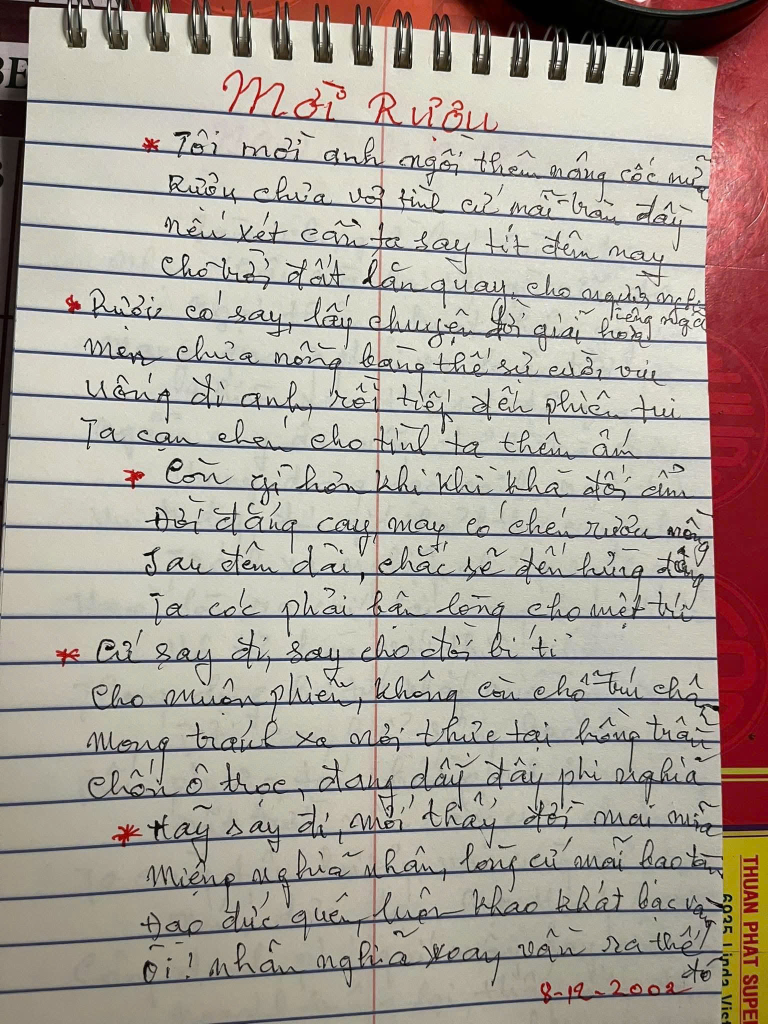
#> input picture data/samples/tho04.jpg, 1536 x 2048 px (shown at 1/2 size)
$ python -i a1_vision.py   (imports and definitions only)
#> lines starting #> are read from the running program, lines starting #| are printed output that depends on the picture; after the words box and inside, x2 and y2 are one past the last pixel; in counts of white or black regions, pixels touching at a corner belong together
"""a1_vision.py - Tác nhân A1: tiền xử lý ảnh (M1) + đọc chữ viết tay (M2)."""
import json
import os
from pathlib import Path

import cv2
import numpy as np
from dotenv import load_dotenv
from google import genai
from google.genai import types
import hashlib

from google.genai import errors as genai_errors
from tenacity import retry, retry_if_exception, stop_after_attempt, wait_exponential
from schemas import Job, Status

# [1 line not run here, left out]
MODEL = os.getenv("GEMINI_MODEL", "gemini-3.5-flash-lite")

PROMPT = """Bạn là chuyên gia đọc chữ viết tay tiếng Việt. Ảnh là một bài thơ viết tay.
Hãy chép lại nội dung ảnh thành văn bản, tuân thủ nghiêm ngặt:
1. Giữ NGUYÊN cách xuống dòng như bản gốc, mỗi dòng thơ một dòng. Không gộp câu.
2. Giữa hai khổ thơ (nếu có) để một dòng trống.
3. Giữ đúng dấu thanh tiếng Việt. KHÔNG sửa lỗi chính tả, KHÔNG sáng tác, KHÔNG thêm bớt chữ.
4. Chữ nào không đọc chắc chắn thì viết đúng phần đọc được và đánh dấu [?] ngay sau chữ đó, không đoán bừa.
5. Nếu có tiêu đề, tách riêng ra trường "title"; nếu không có thì để chuỗi rỗng.

Chỉ trả về JSON đúng dạng:
{"title": "...", "text": "các dòng thơ, ngăn cách bằng \\n", "uncertain_words": ["..."]}
"""


# ---------------- M1: tiền xử lý ảnh ----------------
def _read(path: str) -> np.ndarray:
    """Đọc ảnh an toàn với đường dẫn có dấu/khoảng trắng trên Windows."""
#> called with path = '../data/samples/tho04.jpg'
    data = np.fromfile(path, dtype=np.uint8)
    img = cv2.imdecode(data, cv2.IMREAD_COLOR)
#> img is the input picture: shape (2048, 1536, 3); mean B, G, R 152.9, 162.3, 171.6
    if img is None:
        raise ValueError(f"Không đọc được ảnh: {path}")
    return img


def _write(path: str, img: np.ndarray) -> None:
    ok, buf = cv2.imencode(".png", img)
    if not ok:
        raise ValueError("Không ghi được ảnh")
    buf.tofile(path)


def _estimate_skew(gray: np.ndarray) -> float:
    """Ước lượng góc nghiêng (độ) bằng cách tìm góc làm các dòng chữ 'thẳng' nhất."""
    small = cv2.resize(gray, None, fx=0.25, fy=0.25) if max(gray.shape) > 1500 else gray
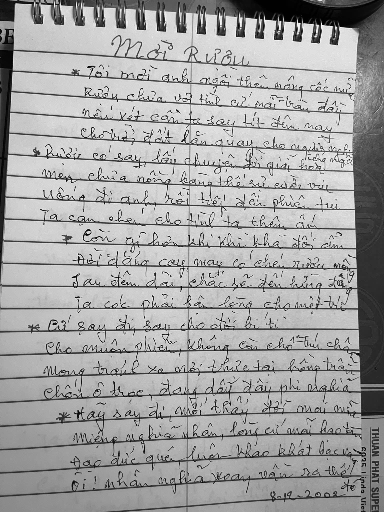
#> small: shape (512, 384); min 0, max 254, mean 164.3
    inv = cv2.threshold(small, 0, 255, cv2.THRESH_BINARY_INV + cv2.THRESH_OTSU)[1]
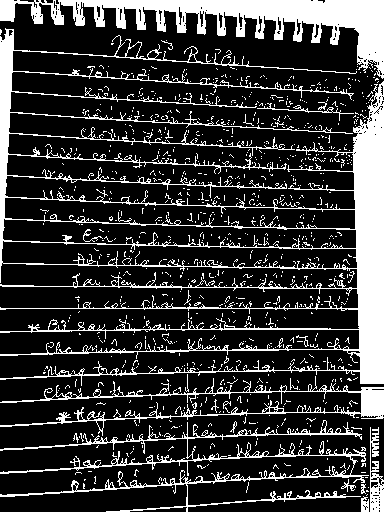
#> inv: shape (512, 384); 21.4% white; 893 white regions (869 under 20 px), largest, box (x1, y1, x2, y2) and area: (0, 28, 384, 386) 21322, (0, 0, 384, 79) 9110, (0, 420, 369, 512) 4198
    h, w = inv.shape
#> h = 512; w = 384
    best_angle, best_score = 0.0, -1.0
    for angle in np.arange(-8, 8.5, 0.5):
        m = cv2.getRotationMatrix2D((w / 2, h / 2), float(angle), 1.0)
        rotated = cv2.warpAffine(inv, m, (w, h))
        score = float(np.var(rotated.sum(axis=1)))
        if score > best_score:
            best_angle, best_score = float(angle), score
#> this loop made 33 passes
#> (score, best_angle, best_score) on passes 1 to 12: (37320866.4, -8, 37320866.4), (39733322.3, -7.5, 39733322.3), (42431836.7, -7, 42431836.7), (46191026, -6.5, 46191026), (51554618.8, -6, 51554618.8), (59304688.8, -5.5, 59304688.8), (69548809.1, -5, 69548809.1), (82851783.4, -4.5, 82851783.4), (100528501.6, -4, 100528501.6), (113207232.2, -3.5, 113207232.2), (121585037.1, -3, 121585037.1), (130622445, -2.5, 130622445)
#> score on passes 18 to 23: 193650188.1, 186285822.1, 178847389.1, 173958902.2, 171126998.4, 169452960.7
#> pass 1, in _estimate_skew, `rotated = cv2.warpAffine(inv, m, (w, h))`:
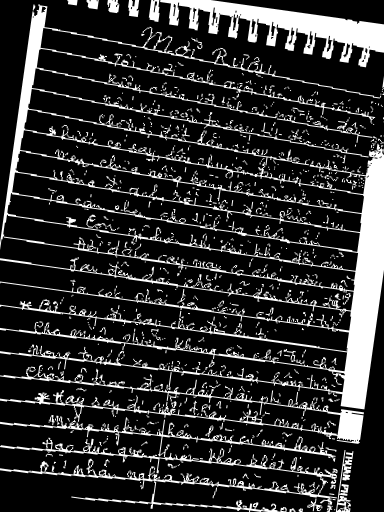
#> rotated: shape (512, 384); min 0, max 255, mean 47.5
#> pass 2, in _estimate_skew, `rotated = cv2.warpAffine(inv, m, (w, h))`:
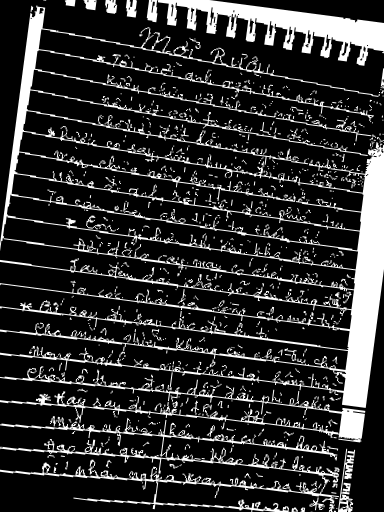
#> rotated: shape (512, 384); min 0, max 255, mean 47.8
#> pass 3, in _estimate_skew, `rotated = cv2.warpAffine(inv, m, (w, h))`:
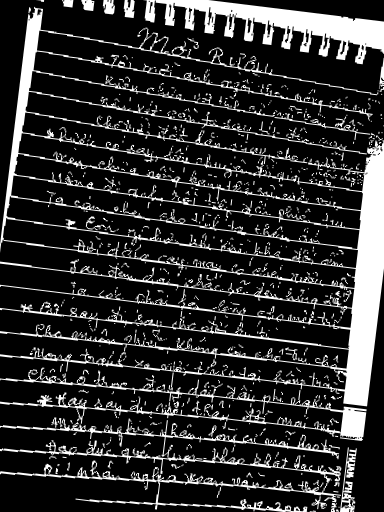
#> rotated: shape (512, 384); min 0, max 255, mean 48.1
#> after the loop, best_angle = 0; best_score = 207797870.9
    return best_angle


def preprocess(image_path: str, out_dir: str = "outputs") -> str:
    """Xám -> xoay thẳng -> giảm nhiễu -> tăng tương phản (CLAHE) -> cắt lề."""
    img = _read(image_path)
    gray = cv2.cvtColor(img, cv2.COLOR_BGR2GRAY)

    # 1) Xoay thẳng (chỉ xoay khi nghiêng đáng kể)
    angle = _estimate_skew(gray)
#> angle = 0
    if abs(angle) >= 1.0:
        h, w = gray.shape
        m = cv2.getRotationMatrix2D((w / 2, h / 2), angle, 1.0)
        gray = cv2.warpAffine(gray, m, (w, h), flags=cv2.INTER_CUBIC,
                              borderMode=cv2.BORDER_REPLICATE)

    # 2) Giảm nhiễu nhẹ
    gray = cv2.fastNlMeansDenoising(gray, None, h=8)

    # 3) Tăng tương phản cục bộ (không nhị phân hóa để giữ nét mảnh và dấu thanh)
    gray = cv2.createCLAHE(clipLimit=2.0, tileGridSize=(8, 8)).apply(gray)
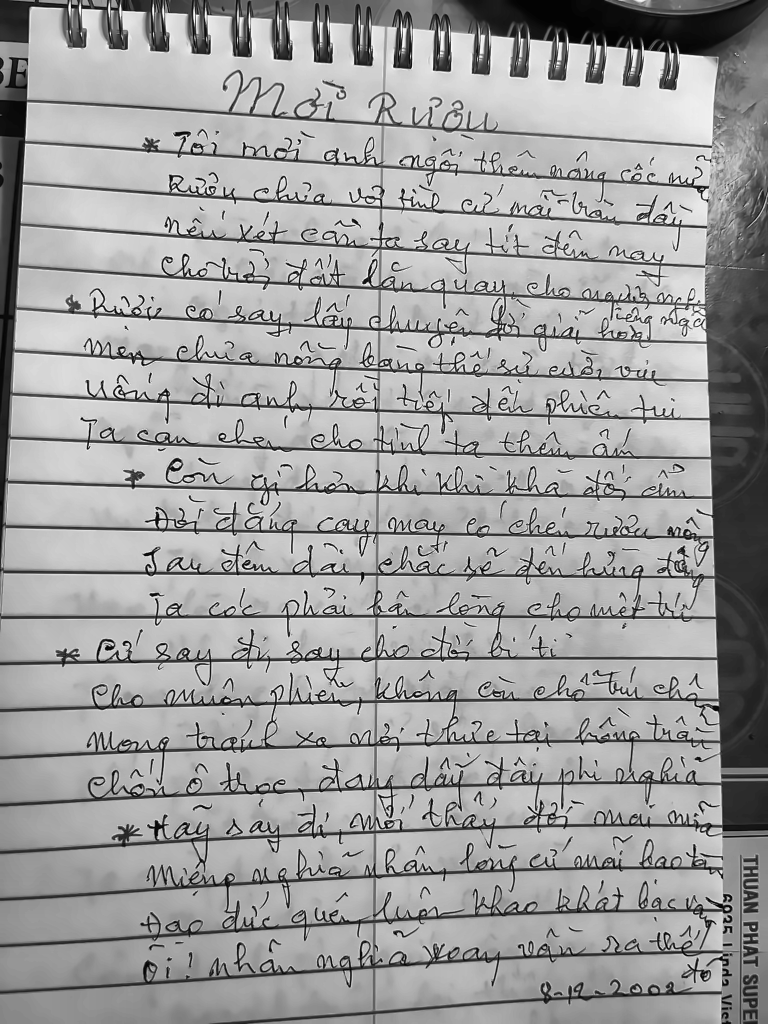
#> gray: shape (2048, 1536) (shown at 1/2 size); min 0, max 255, mean 159.2

    # 4) Cắt lề dựa trên vùng có chữ
    inv = cv2.threshold(gray, 0, 255, cv2.THRESH_BINARY_INV + cv2.THRESH_OTSU)[1]
#> inv: shape (2048, 1536); 21.8% white; 445 white regions (177 under 20 px), largest, box (x1, y1, x2, y2) and area: (0, 114, 1536, 1571) 393216, (858, 0, 1536, 199) 76772, (0, 1668, 1479, 2048) 70657
    inv = cv2.morphologyEx(inv, cv2.MORPH_OPEN, np.ones((3, 3), np.uint8))
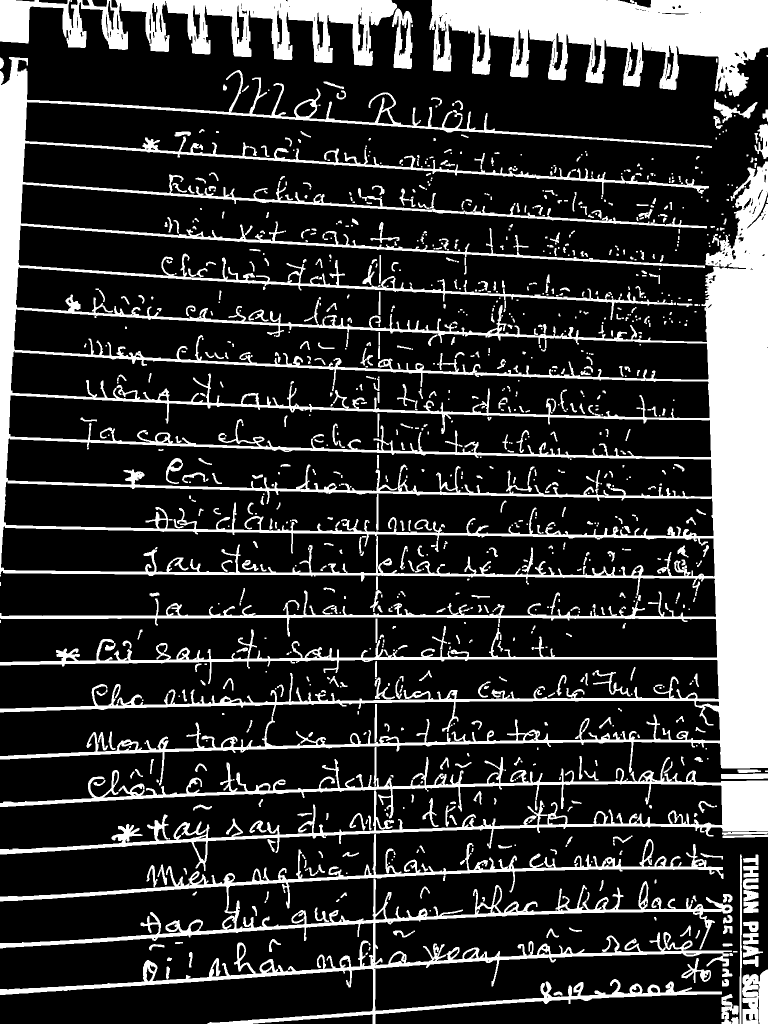
#> inv: shape (2048, 1536) (shown at 1/2 size); 20.7% white; 1079 white regions (393 under 20 px), largest, box (x1, y1, x2, y2) and area: (0, 114, 1536, 1571) 341891, (859, 0, 1536, 194) 75935, (0, 1668, 1465, 2048) 67056
    ys, xs = np.where(inv > 0)
    if len(xs) > 500:
        pad = 30
        h, w = gray.shape
#> h = 2048; w = 1536
        x0, x1 = max(xs.min() - pad, 0), min(xs.max() + pad, w)
#> x0 = 0; x1 = 1536
        y0, y1 = max(ys.min() - pad, 0), min(ys.max() + pad, h)
#> y0 = 0; y1 = 2048
        gray = gray[y0:y1, x0:x1]

    Path(out_dir).mkdir(parents=True, exist_ok=True)
    out_path = str(Path(out_dir) / f"{Path(image_path).stem}_clean.png")
    _write(out_path, gray)
    return out_path


# ---------------- M2: OCR bằng Gemini (có cache, không retry 429) ----------------
CACHE_DIR = Path("cache/ocr")


class QuotaExceeded(Exception):
    """Hết hạn mức API: thử lại cũng vô ích, dừng ngay để khỏi tốn thêm lượt."""


# [77 lines left out: functions _is_transient, _cache_path, _call_gemini, ocr, run, not called in this run]

>>> result = preprocess('../data/samples/tho04.jpg')

$ run again, on data/samples/tho05.jpg
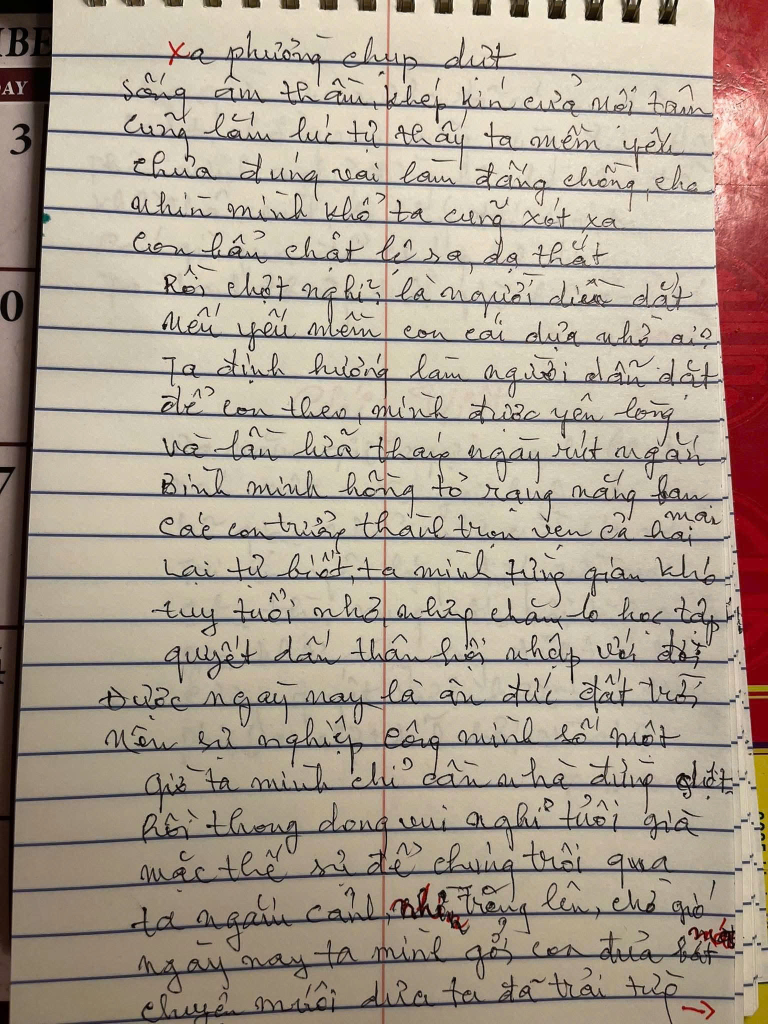
#> input picture data/samples/tho05.jpg, 1536 x 2048 px (shown at 1/2 size)
#> in _read, img is the input picture: shape (2048, 1536, 3); mean B, G, R 144.1, 159.1, 172.4
#> the loop in _estimate_skew, `for angle in np.arange(-8, 8.5, 0.5):` made 33 passes
#> (score, best_angle, best_score) on passes 1 to 8: (12574925.3, -8, 12574925.3), (13595850.1, -7.5, 13595850.1), (14682443.7, -7, 14682443.7), (15850658.4, -6.5, 15850658.4), (17281637.2, -6, 17281637.2), (19025868.9, -5.5, 19025868.9), (21673905.8, -5, 21673905.8), (27606102.3, -4.5, 27606102.3)
#> pass 1, in _estimate_skew, `rotated = cv2.warpAffine(inv, m, (w, h))`:
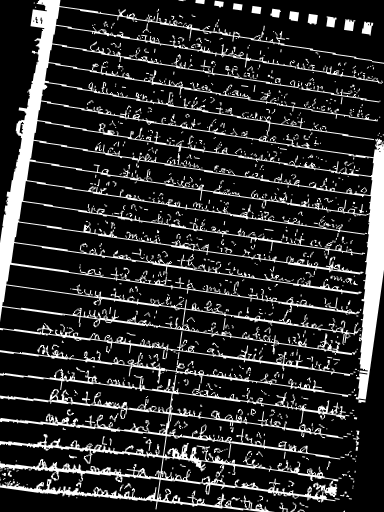
#> rotated: shape (512, 384); min 0, max 255, mean 42.7
#> after the loop in _estimate_skew, `for angle in np.arange(-8, 8.5, 0.5):`: best_angle = 0; best_score = 130098923.5
#> angle = 0
#> in preprocess, `inv = cv2.morphologyEx(inv, cv2.MORPH_OPEN, np.ones((3, 3), np.uint8))`:
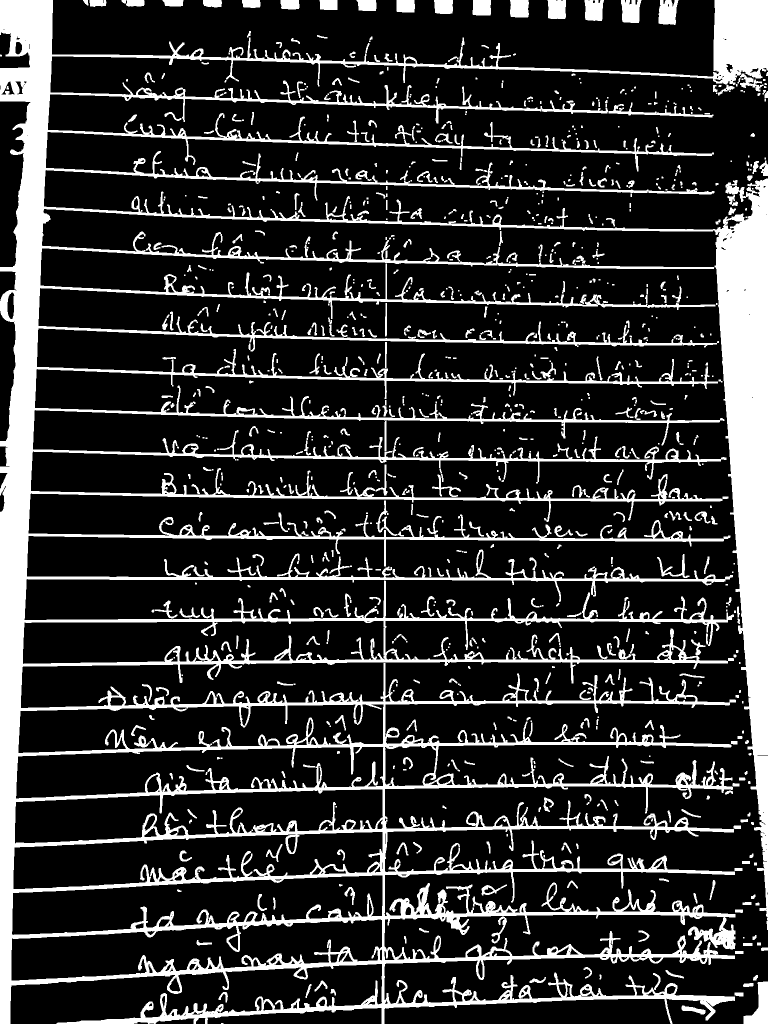
#> inv: shape (2048, 1536) (shown at 1/2 size); 19.5% white; 949 white regions (303 under 20 px), largest, box (x1, y1, x2, y2) and area: (0, 0, 1536, 2048) 542559, (1487, 1963, 1536, 2048) 2245, (1317, 0, 1357, 50) 1613
#> x1 = 1536
#> y0 = 0; y1 = 2048

$ run again, on data/samples/tho07.jpg
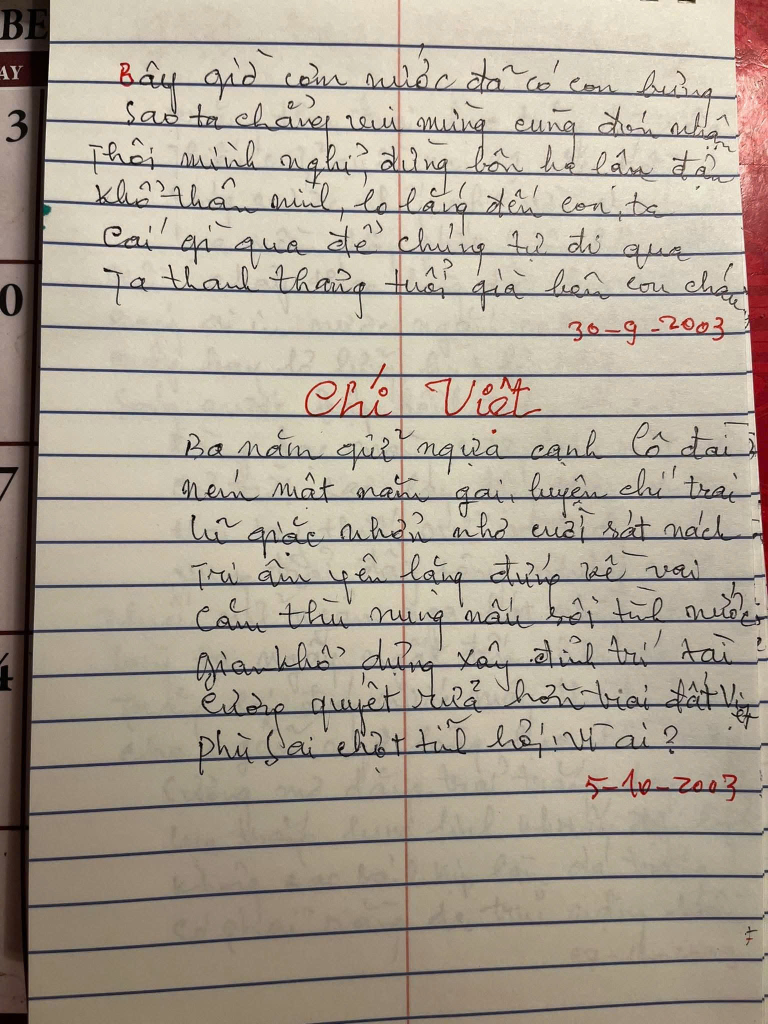
#> input picture data/samples/tho07.jpg, 1536 x 2048 px (shown at 1/2 size)
#> in _read, img is the input picture: shape (2048, 1536, 3); mean B, G, R 148.3, 162.8, 173.3
#> the loop in _estimate_skew, `for angle in np.arange(-8, 8.5, 0.5):` made 33 passes
#> (score, best_angle, best_score) on passes 1 to 8: (131722359.7, -8, 131722359.7), (137367772.1, -7.5, 137367772.1), (143838518.6, -7, 143838518.6), (150082480.9, -6.5, 150082480.9), (156172391.7, -6, 156172391.7), (162318968.9, -5.5, 162318968.9), (169272691.7, -5, 169272691.7), (179221697.9, -4.5, 179221697.9)
#> pass 1, in _estimate_skew, `rotated = cv2.warpAffine(inv, m, (w, h))`:
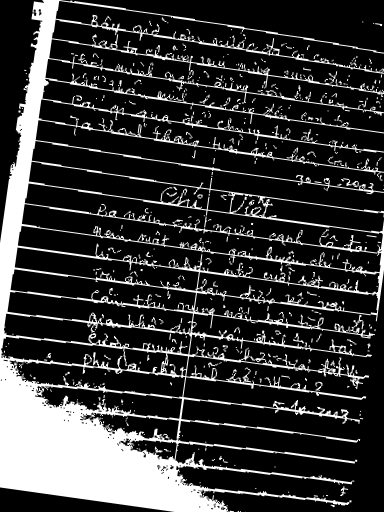
#> rotated: shape (512, 384); min 0, max 255, mean 54.5
#> after the loop in _estimate_skew, `for angle in np.arange(-8, 8.5, 0.5):`: best_angle = 0; best_score = 365913312.4
#> angle = 0
#> in preprocess, `inv = cv2.morphologyEx(inv, cv2.MORPH_OPEN, np.ones((3, 3), np.uint8))`:
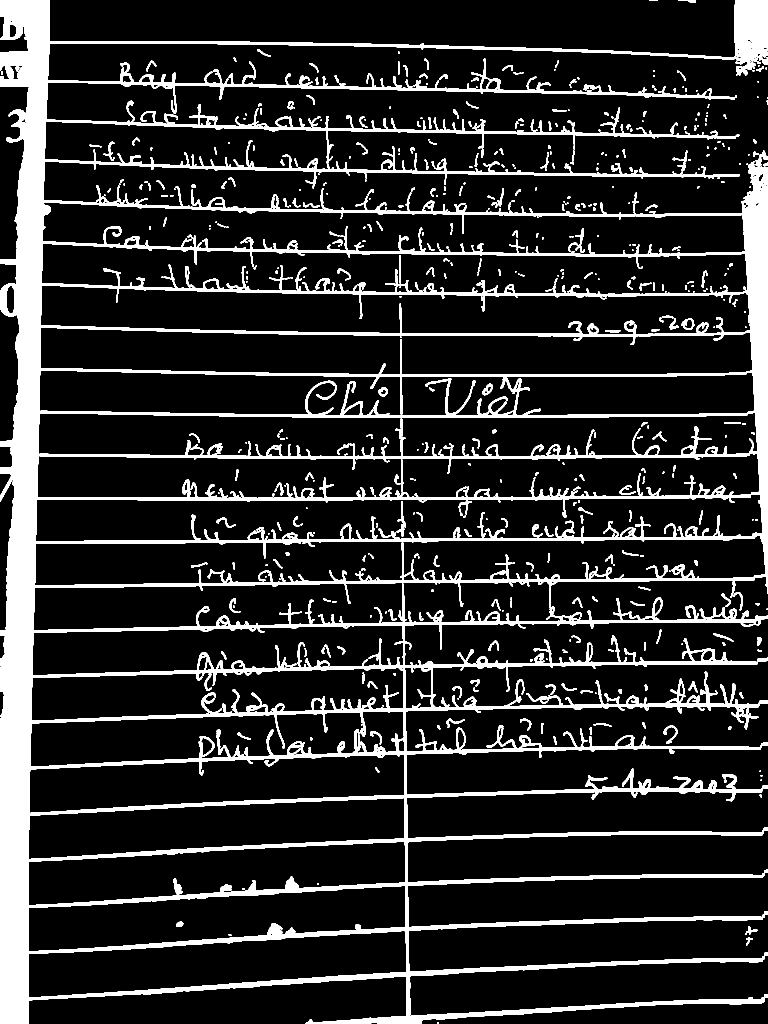
#> inv: shape (2048, 1536) (shown at 1/2 size); 15.4% white; 607 white regions (237 under 20 px), largest, box (x1, y1, x2, y2) and area: (0, 0, 1536, 2048) 450447, (1399, 1214, 1474, 1238) 661, (534, 1846, 565, 1869) 486
#> x1 = 1536
#> y0 = 0; y1 = 2048
